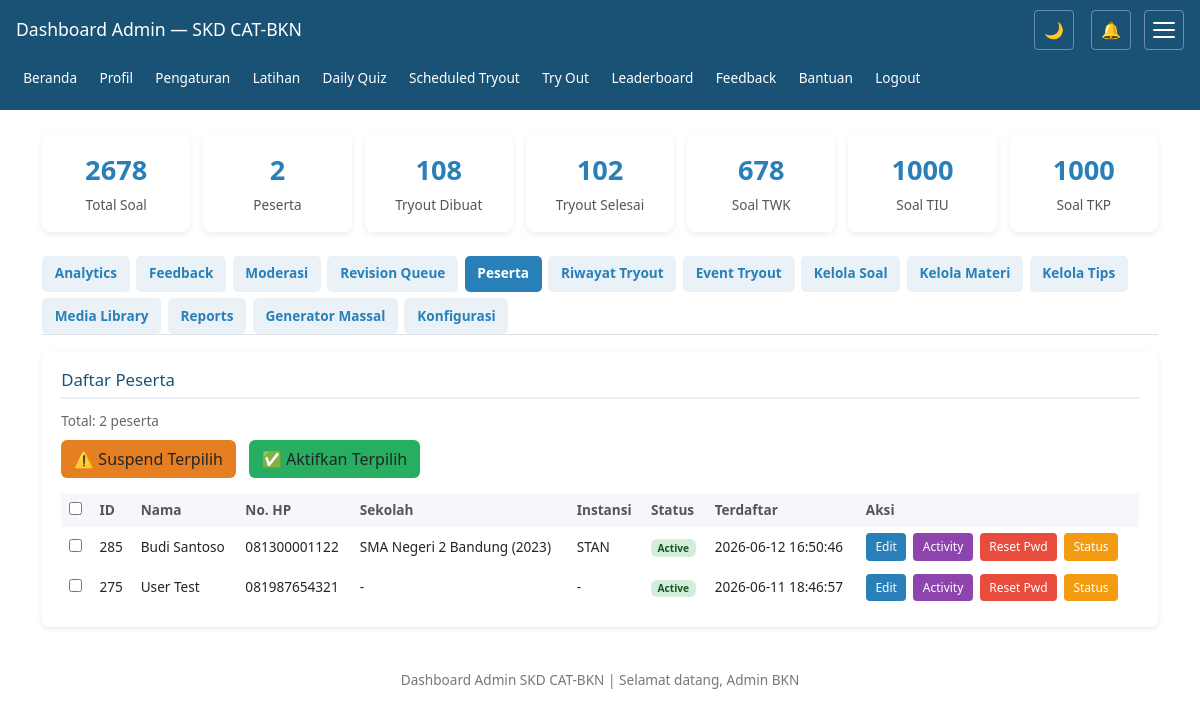
/admin_dashboard.php (signed in), run on the app's committed database.
### tables this page shows
CREATE TABLE `users` (
  `id` int(11) NOT NULL,
  `nama` varchar(100) NOT NULL,
  `email` varchar(100) DEFAULT NULL COMMENT 'Email (deprecated, gunakan no_hp)',
  `instansi_pilihan` varchar(100) DEFAULT NULL,
  `created_at` timestamp NOT NULL DEFAULT current_timestamp(),
  `role` enum('admin','user') DEFAULT 'user',
  `status` enum('active','suspended','banned') DEFAULT 'active' COMMENT 'User account status',
  `suspended_at` timestamp NULL DEFAULT NULL COMMENT 'Timestamp when user was suspended',
  `suspended_reason` text DEFAULT NULL COMMENT 'Reason for suspension',
  `instansi_id` int(11) DEFAULT NULL,
  `password_hash` varchar(255) DEFAULT NULL,
  `failed_attempts` int(11) DEFAULT 0,
  `lockout_until` datetime DEFAULT NULL,
  `instansi` varchar(100) DEFAULT NULL,
  `no_hp` varchar(20) DEFAULT NULL COMMENT 'Nomor HP untuk login (08xx)',
  `sekolah_asal` varchar(100) DEFAULT NULL COMMENT 'Nama sekolah asal (SMA/SMK/MA)',
  `tahun_tamat` int(11) DEFAULT NULL COMMENT 'Tahun tamat sekolah',
  `foto_profil` varchar(255) DEFAULT NULL COMMENT 'Path to profile photo',
  `tanggal_lahir` date DEFAULT NULL COMMENT 'Tanggal lahir user',
  `jenis_kelamin` enum('L','P') DEFAULT NULL COMMENT 'Jenis kelamin: L=Laki-laki, P=Perempuan',
  `alamat` text DEFAULT NULL COMMENT 'Alamat lengkap user',
  `show_leaderboard` tinyint(1) DEFAULT 1 COMMENT 'Show profile in leaderboard: 1=show, 0=hide',
  `notification_preference` enum('push','browser','both','none') DEFAULT 'browser' COMMENT 'Preferensi notifikasi',
  `language` varchar(5) DEFAULT 'id' COMMENT 'Bahasa: id=en, en=english',
  `theme` varchar(10) DEFAULT 'light' COMMENT 'Tema: light/dark',
  `font_size` varchar(10) DEFAULT 'medium' COMMENT 'Ukuran font: small/medium/large'
);

### helpers.php (called while the page is built, shortened)
<?php
function e(string $text): string
{
    return htmlspecialchars($text, ENT_QUOTES, 'UTF-8');
}

### pages/admin_dashboard.php (the view, shortened to what this page needs)
<?php
require '../config.php';
require '../helpers.php';
$adminName = e($_SESSION['user_nama'] ?? 'Admin');
$stats = [];
try {
    $stats['total_soal'] = $pdo->query("SELECT COUNT(*) FROM questions")->fetchColumn();
} catch (Exception $e) {
    $stats['total_soal'] = 0;
}
try {
    $stats['total_users'] = $pdo->query("SELECT COUNT(*) FROM users WHERE role='user'")->fetchColumn();
} catch (Exception $e) {
    $stats['total_users'] = 0;
}
try {
    $stats['total_tryout'] = $pdo->query("SELECT COUNT(*) FROM tryout_sessions")->fetchColumn();
} catch (Exception $e) {
    $stats['total_tryout'] = 0;
}
try {
    $stats['tryout_selesai'] = $pdo->query("SELECT COUNT(*) FROM tryout_sessions WHERE status='selesai'")->fetchColumn();
} catch (Exception $e) {
    $stats['tryout_selesai'] = 0;
}
$usersLimit = min(50, max(10, (int)($_GET['users_limit'] ?? 20)));
$usersOffset = (int)($_GET['users_offset'] ?? 0);
try {
    $usersTotal = $pdo->query("SELECT COUNT(*) FROM users WHERE role='user'")->fetchColumn();
} catch (Exception $e) {
    $usersTotal = 0;
}
try {
    $users = $pdo->prepare("SELECT id, nama, no_hp, sekolah_asal, tahun_tamat, instansi, created_at, status FROM users WHERE role='user' ORDER BY created_at DESC LIMIT ? OFFSET ?");
    $users->execute([$usersLimit, $usersOffset]);
    $users = $users->fetchAll();
} catch (Exception $e) {
    $users = [];
}
try {
    $soalPerSubtes = $pdo->query("SELECT subtes, COUNT(*) as jumlah FROM questions GROUP BY subtes")->fetchAll(PDO::FETCH_KEY_PAIR);
} catch (Exception $e) {
    $soalPerSubtes = [];
}
?>
<!DOCTYPE html>
<html lang="id">
<head>
</head>
<body>
<?php require '../includes/navigation.php'; ?>
<div class="container" id="main-content">
<div class="stats">
<div class="stat"><div class="num"><?= $stats['total_soal'] ?></div><div class="label">Total Soal</div></div>
<div class="stat"><div class="num"><?= $stats['total_users'] ?></div><div class="label">Peserta</div></div>
<div class="stat"><div class="num"><?= $stats['total_tryout'] ?></div><div class="label">Tryout Dibuat</div></div>
<div class="stat"><div class="num"><?= $stats['tryout_selesai'] ?></div><div class="label">Tryout Selesai</div></div>
<div class="stat"><div class="num"><?= $soalPerSubtes['TWK'] ?? 0 ?></div><div class="label">Soal TWK</div></div>
<div class="stat"><div class="num"><?= $soalPerSubtes['TIU'] ?? 0 ?></div><div class="label">Soal TIU</div></div>
<div class="stat"><div class="num"><?= $soalPerSubtes['TKP'] ?? 0 ?></div><div class="label">Soal TKP</div></div>
</div>
<div class="nav-tabs">
<a href="#analytics" onclick="showTab('analytics')" id="tab-analytics">Analytics</a>
<a href="#feedback" onclick="showTab('feedback')" id="tab-feedback">Feedback</a>
<a href="#moderation" onclick="showTab('moderation')" id="tab-moderation">Moderasi</a>
<a href="#revision" onclick="showTab('revision')" id="tab-revision">Revision Queue</a>
<a href="#users" onclick="showTab('users')" id="tab-users" class="active">Peserta</a>
<a href="#tryouts" onclick="showTab('tryouts')" id="tab-tryouts">Riwayat Tryout</a>
<a href="#events" onclick="showTab('events')" id="tab-events">Event Tryout</a>
<a href="#soal" onclick="showTab('soal')" id="tab-soal">Kelola Soal</a>
<a href="#materi" onclick="showTab('materi')" id="tab-materi">Kelola Materi</a>
<a href="#tips" onclick="showTab('tips')" id="tab-tips">Kelola Tips</a>
<a href="#media" onclick="showTab('media')" id="tab-media">Media Library</a>
<a href="#reports" onclick="showTab('reports')" id="tab-reports">Reports</a>
<a href="#generator" onclick="showTab('generator')" id="tab-generator">Generator Massal</a>
<a href="#config" onclick="showTab('config')" id="tab-config">Konfigurasi</a>
</div>
<div id="panel-users" class="section">
<h2>Daftar Peserta</h2>
<p style="font-size:.85rem;color:#666;margin-bottom:.5rem">Total: <?= $usersTotal ?> peserta</p>
<div style="margin-bottom:1rem;display:flex;gap:.5rem;flex-wrap:wrap">
    <button onclick="bulkAction('suspend')" class="btn" style="background:#e67e22">⚠️ Suspend Terpilih</button>
    <button onclick="bulkAction('activate')" class="btn" style="background:#27ae60">✅ Aktifkan Terpilih</button>
</div>
<div class="table-wrap">
<table>
<thead><tr><th><input type="checkbox" id="selectAllUsers" onchange="toggleAllUsers()"></th><th>ID</th><th>Nama</th><th>No. HP</th><th>Sekolah</th><th>Instansi</th><th>Status</th><th>Terdaftar</th><th>Aksi</th></tr></thead>
<tbody>
<?php foreach ($users as $u):
$statusBadge = '';
if ($u['status'] === 'active') $statusBadge = '<span class="badge" style="background:#d4edda;color:#155724">Active</span>';
elseif ($u['status'] === 'suspended') $statusBadge = '<span class="badge" style="background:#fff3cd;color:#856404">Suspended</span>';
elseif ($u['status'] === 'banned') $statusBadge = '<span class="badge" style="background:#f8d7da;color:#721c24">Banned</span>';
?>
<tr>
<td><input type="checkbox" class="userCheckbox" value="<?= $u['id'] ?>"></td>
<td><?= $u['id'] ?></td>
<td><?= e($u['nama']) ?></td>
<td><?= e($u['no_hp'] ?? '-') ?></td>
<td><?= e($u['sekolah_asal'] ?? '-') ?><?= $u['tahun_tamat'] ? ' (' . $u['tahun_tamat'] . ')' : '' ?></td>
<td><?= e($u['instansi'] ?? '-') ?></td>
<td><?= $statusBadge ?></td>
<td><?= $u['created_at'] ?></td>
<td>
    <button onclick="editUser(<?= $u['id'] ?>)" style="background:#2980b9;color:#fff;border:none;padding:.3rem .6rem;border-radius:4px;cursor:pointer;font-size:.75rem;margin-right:.2rem">Edit</button>
    <button onclick="viewActivity(<?= $u['id'] ?>, '<?= e($u['nama']) ?>')" style="background:#8e44ad;color:#fff;border:none;padding:.3rem .6rem;border-radius:4px;cursor:pointer;font-size:.75rem;margin-right:.2rem">Activity</button>
    <button onclick="resetUserPassword(<?= $u['id'] ?>, '<?= e($u['nama']) ?>')" style="background:#e74c3c;color:#fff;border:none;padding:.3rem .6rem;border-radius:4px;cursor:pointer;font-size:.75rem;margin-right:.2rem">Reset Pwd</button>
    <button onclick="manageUserStatus(<?= $u['id'] ?>, '<?= e($u['nama']) ?>', '<?= $u['status'] ?>')" style="background:#f39c12;color:#fff;border:none;padding:.3rem .6rem;border-radius:4px;cursor:pointer;font-size:.75rem">Status</button>
</td>
</tr>
<?php endforeach; ?>
</tbody>
</table>
</div>
</div>
</div>
<div class="footer">
Dashboard Admin SKD CAT-BKN | Selamat datang, <?= $adminName ?>
</div>
</body>
</html>

### pages/admin_dashboard.php (style rules this page uses)
* { box-sizing:border-box;margin:0;padding:0 }
body { font-family:'Segoe UI',Arial,sans-serif;background:#f5f7fa;color:#222;line-height:1.6;-webkit-text-size-adjust:100%;transition:background .2s,color .2s }
:root { --bg-body:#f5f7fa;--bg-card:#fff;--text-main:#222;--text-muted:#555;--header-bg:#1a5276;--border-color:#eee;--link-color:#2980b9;--success-bg:#d4edda;--danger-bg:#f8d7da;--warning-bg:#fff3cd;--nav-bg:#eaf2f8 }
body { background:var(--bg-body);color:var(--text-main) }
.container { max-width:1200px;margin:1.5rem auto;padding:0 1rem }
.stats { display:grid;grid-template-columns:repeat(auto-fit,minmax(140px,1fr));gap:.8rem;margin-bottom:1.5rem }
.stat { background:var(--bg-card);border-radius:8px;padding:1rem;box-shadow:0 2px 6px rgba(0,0,0,.08);text-align:center }
.stat .num { font-size:1.7rem;font-weight:bold;color:#2980b9 }
.stat .label { color:#555;font-size:.85rem;margin-top:.3rem }
.section { background:var(--bg-card);border-radius:8px;padding:1.2rem;box-shadow:0 2px 6px rgba(0,0,0,.08);margin-bottom:1.2rem;overflow:hidden }
.section h2 { color:#1a5276;font-size:1.05rem;margin-bottom:.8rem;border-bottom:2px solid #eaf2f8;padding-bottom:.4rem }
.table-wrap { overflow-x:auto;-webkit-overflow-scrolling:touch }
table { width:100%;border-collapse:collapse;font-size:.85rem;min-width:500px }
th,td { border:1px solid var(--border-color);padding:.4rem .5rem;text-align:left }
th { background:var(--bg-body);color:var(--text-muted) }
.badge { display:inline-block;padding:.25rem .5rem;border-radius:10px;font-size:.75rem;font-weight:bold }
.btn { display:inline-block;background:#2980b9;color:#fff;padding:.45rem .7rem;border-radius:5px;text-decoration:none;font-size:.85rem;margin-right:.3rem;min-height:36px;min-width:44px }
.nav-tabs { display:flex;gap:.4rem;margin-bottom:1rem;flex-wrap:wrap;overflow-x:auto;-webkit-overflow-scrolling:touch }
.nav-tabs a { padding:.45rem .8rem;background:var(--nav-bg);color:var(--link-color);text-decoration:none;border-radius:5px;font-size:.85rem;font-weight:600;white-space:nowrap;min-height:36px;display:flex;align-items:center }
.nav-tabs a:hover,.nav-tabs a.active { background:#2980b9;color:#fff }
.footer { text-align:center;padding:1.2rem;color:#777;font-size:.85rem;margin-top:1.5rem }

### data on the page
users: id "285", nama "Budi Santoso", no_hp "081300001122", sekolah_asal "SMA Negeri 2 Bandung", tahun_tamat "2023", instansi "STAN", status "Active", created_at "2026-06-12 16:50:46"
users: id "275", nama "User Test", no_hp "081987654321", sekolah_asal "-", instansi "-", status "Active", created_at "2026-06-11 18:46:57"

### other printed values
$pageTitle "Dashboard Admin — SKD CAT-BKN"
$stats['total_soal'] "2678"
$stats['total_users'] "2"
$stats['total_tryout'] "108"
$stats['tryout_selesai'] "102"
$soalPerSubtes['TWK'] "678"
$soalPerSubtes['TIU'] "1000"
$soalPerSubtes['TKP'] "1000"
$usersTotal "2"
$adminName "Admin BKN"
